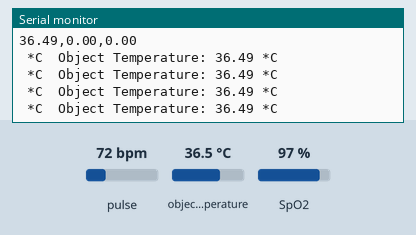
This sketch was run on a simulated ESP32. On the bench: the last lines printed to the serial monitor. Inputs (shaded band) come from the test bench; at power-on: pulse 72 bpm, SpO2 97 %, object temperature 36.5 °C.

Above: at 1.2 s.
1.3 s: pulse set to 100 bpm
At 4.28 s:
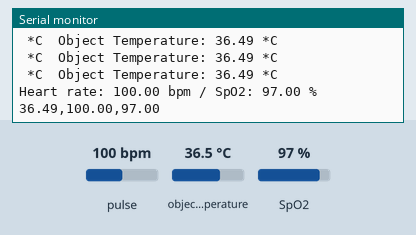
5.9 s: SpO2 set to 100 %
At 6.46 s:
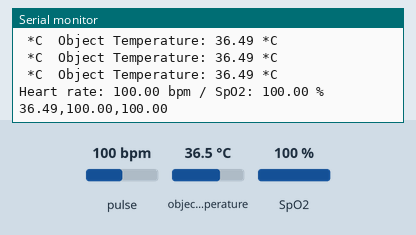
10.5 s: pulse set to 70 bpm
At 12.89 s:
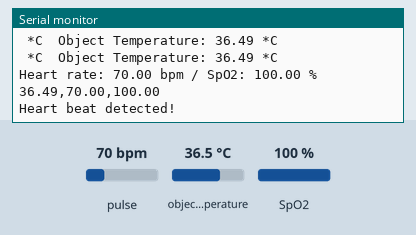
15.1 s: SpO2 set to 80 %
At 16.11 s:
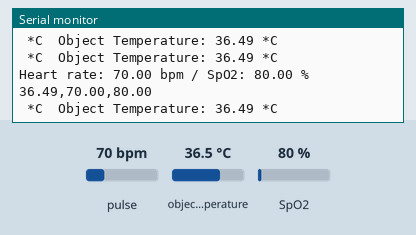
19.7 s: pulse set to 130 bpm
At 22.51 s:
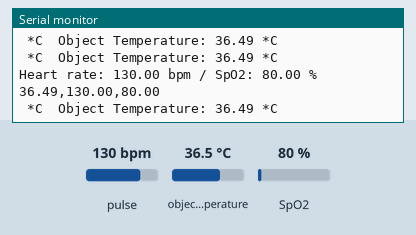
24.3 s: pulse set to 42 bpm
At 25.71 s:
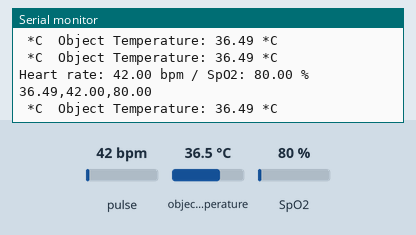
Timing chart, 0 to 27.3 s (numbered marks = the images above; inputs shaded):
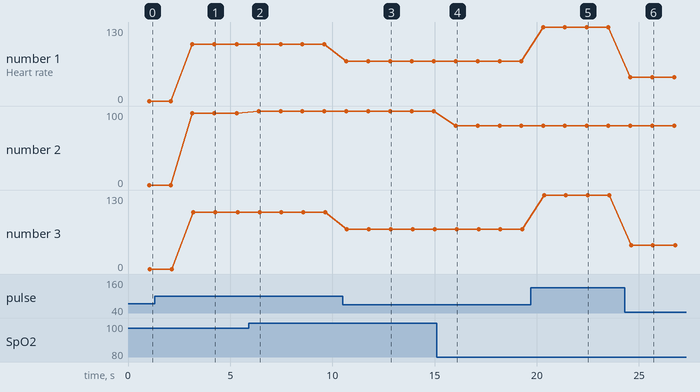

Measured:
- after the input at 1.3 s, the serial monitor: prints a new line after 1.9 s (image 1)
- after the input at 5.9 s, the serial monitor: prints a new line after 0.50 s (image 2)
- after the input at 10.5 s, the serial monitor: prints a new line after 0.17 s (image 3)
- after the input at 15.1 s, the serial monitor: prints a new line after 0.94 s (image 4)
- after the input at 19.7 s, the serial monitor: prints a new line after 0.61 s (image 5)
- after the input at 24.3 s, the serial monitor: prints a new line after 0.27 s (image 6)
- plotted number 1: 0 → 100 after the input at 1.3 s, 100 → 70 after the input at 10.5 s, 70 → 130 after the input at 19.7 s, 130 → 42 after the input at 24.3 s
- plotted number 2: 100 → 80 after the input at 15.1 s

The sketch:

ARDUINO_TO_ESP.ino
```cpp
#include <Wire.h>
#include <Adafruit_MLX90614.h>
#include "MAX30100_PulseOximeter.h"

// Define I2C addresses for the sensors
#define MLX90614_I2C_ADDR 0x5A   // MLX90614 default I2C address
#define MAX30100_I2C_ADDR 0x57   // MAX30100 default I2C address

// Create instances for sensors
Adafruit_MLX90614 mlx = Adafruit_MLX90614();
PulseOximeter pox;
float sensor[4];
#define REPORTING_PERIOD_MS 1000
uint32_t tsLastReport = 0;

void onBeatDetected() {
  Serial.println("Heart beat detected!");
}

void setup() {
  Wire.begin();
  Serial.begin(9600); // Initialize serial communication with ESP32

  if (!pox.begin(MAX30100_I2C_ADDR)) {
    Serial.println("FAILED");
    for (;;);
  } else {
    Serial.println("SUCCESS");
  }

  // Configure sensor to use 7.6mA for LED drive
  pox.setIRLedCurrent(MAX30100_LED_CURR_7_6MA);

  // Register a callback routine
  pox.setOnBeatDetectedCallback(onBeatDetected);

  // Initialize MLX90614
  mlx.begin(MLX90614_I2C_ADDR); // Initialize with MLX90614 I2C address
}

void loop() {
  // Update MAX30100 sensor
  pox.update();
  float bpm, spo, temp;

  temp = mlx.readObjectTempC();
  sensor[2] = 100;

  Serial.print(" *C\tObject Temperature: ");
  Serial.print(temp);
  Serial.println(" *C");

  if (millis() - tsLastReport > REPORTING_PERIOD_MS) {
    bpm = pox.getHeartRate();
    spo = pox.getSpO2();

    // Print heart rate and SpO2
    Serial.print("Heart rate: ");
    Serial.print(bpm);
    Serial.print(" bpm / SpO2: ");
    Serial.print(spo);
    Serial.println(" %");

    // Send data to ESP32
    Serial.print(temp);
    Serial.print(",");
    Serial.print(bpm);
    Serial.print(",");
    Serial.println(spo);

    tsLastReport = millis();
  }
}
```
